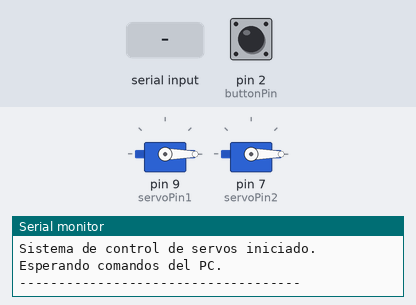
This sketch was run on a simulated Arduino Uno, built with avr-gcc and run on an emulated ATmega328P. Parts: 2 × servo, the last lines printed to the serial monitor. Inputs (shaded band) come from the test bench; at power-on: pin 2 (buttonPin) HIGH. Random numbers use the default seed unless the sketch sets one.

Above: at 1.2 s.
1.3 s: "1" received over Serial
At 1.45 s:
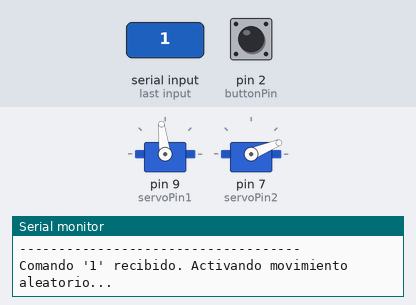
At 1.85 s:
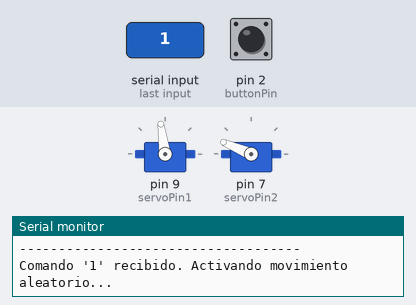
4.3 s: pin 2 (buttonPin) pulled LOW for 0.15 s
7.3 s: "0" received over Serial
8.8 s: "1" received over Serial
At 8.95 s:
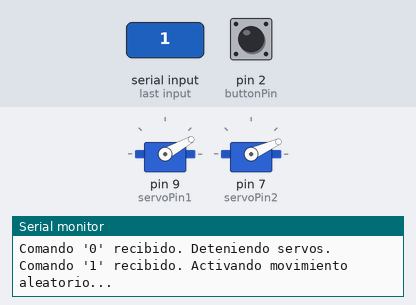
14.8 s: pin 2 (buttonPin) pulled LOW for 1 s
Timing chart, 0 to 34.8 s (numbered marks = the images above; inputs shaded):
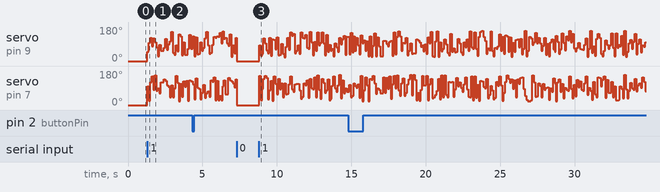

The sketch:

testarduinobuttonservo.ino
```cpp
#include <Servo.h> // Incluye la librería para controlar servos

// --- PINES DE CONEXIÓN ---
const int buttonPin = 2; // Pin digital para el botón
const int servoPin1 = 9; // Pin digital para el primer servo
const int servoPin2 = 7; // Pin digital para el segundo servo

// --- OBJETOS Y VARIABLES ---
Servo myServo1;    // Objeto para el primer servo
Servo myServo2;    // Objeto para el segundo servo

// Ángulos de movimiento para los servos
const int ANGLE_MIN_RANDOM = 20;
const int ANGLE_MAX_RANDOM = 160;
const int ANGLE_STOP = 0; // Posición de parada inicial

// Variables para la lógica del botón
int lastButtonState = HIGH; // Estado anterior del botón (INPUT_PULLUP es HIGH por defecto)

// Variable de estado para controlar si los servos deben estar moviéndose
bool isMovingRandomly = false;

// Variables para el control de tiempo (para el movimiento aleatorio)
unsigned long lastRandomMoveTime = 0;
const long RANDOM_MOVE_INTERVAL = 100; // Mover cada 100 milisegundos

void setup() {
  // Inicia la comunicación serie a 9600 baudios
  Serial.begin(9600);
  Serial.println("------------------------------------");
  Serial.println("Sistema de control de servos iniciado.");
  Serial.println("Esperando comandos del PC.");
  Serial.println("------------------------------------");

  // Configura el pin del botón como entrada con resistencia interna
  pinMode(buttonPin, INPUT_PULLUP);

  // Adjunta los servos a sus respectivos pines
  myServo1.attach(servoPin1);
  myServo2.attach(servoPin2);

  // Mueve los servos a la posición de parada inicial
  myServo1.write(ANGLE_STOP);
  myServo2.write(ANGLE_STOP);
}

void loop() {
  // --- 1. PROCESAR COMANDOS SERIALES DEL PC ---
  if (Serial.available() > 0) {
    char command = Serial.read(); // Lee el primer byte recibido

    if (command == '1') {
      Serial.println("Comando '1' recibido. Activando movimiento aleatorio...");
      isMovingRandomly = true;
    } else if (command == '0') {
      Serial.println("Comando '0' recibido. Deteniendo servos.");
      isMovingRandomly = false;
      // Mueve los servos a la posición de parada inmediatamente
      myServo1.write(ANGLE_STOP);
      myServo2.write(ANGLE_STOP);
    }
  }

  // --- 2. DETECCIÓN DE BOTÓN ---
  int currentButtonState = digitalRead(buttonPin);

  // Comprueba si el botón acaba de ser pulsado (transición de HIGH a LOW)
  if (currentButtonState == LOW && lastButtonState == HIGH) {
    // Retardo para evitar el "rebote" del botón
    delay(50);
    // Envía la señal 'B' al PC.
    Serial.println("B");
  }

  // Guarda el estado actual del botón para la siguiente iteración
  lastButtonState = currentButtonState;

  // --- 3. CONTROL DEL MOVIMIENTO DE SERVOS ---
  if (isMovingRandomly) {
    unsigned long currentMillis = millis(); // Obtiene el tiempo actual

    // Si ha pasado el intervalo de tiempo, mueve los servos
    if (currentMillis - lastRandomMoveTime >= RANDOM_MOVE_INTERVAL) {
      lastRandomMoveTime = currentMillis; // Reinicia el contador de tiempo

      // Genera ángulos aleatorios para cada servo
      int randomAngle1 = random(ANGLE_MIN_RANDOM, ANGLE_MAX_RANDOM + 1);
      int randomAngle2 = random(ANGLE_MIN_RANDOM, ANGLE_MAX_RANDOM + 1);

      myServo1.write(randomAngle1); // Mueve el primer servo
      myServo2.write(randomAngle2); // Mueve el segundo servo
    }
  }
}
```

Measured:
- after the input at 1.3 s, servo on pin 9 (servoPin1): 0° → 48° at once, → 97° 0.10 s later, → 123° 0.10 s later, → 77° 0.10 s later, … (30 changes in this stretch); servo on pin 7 (servoPin2): 0° → 99° at once, → 22° 0.10 s later, → 121° 0.10 s later, → 151° 0.10 s later, … (29 changes in this stretch)
- after the input at 8.8 s, servo on pin 9 (servoPin1): 0° → 83° at once, → 29° 0.10 s later, → 39° 0.10 s later, → 121° 0.10 s later, … (60 changes in this stretch); servo on pin 7 (servoPin2): 0° → 156° at once, → 24° 0.10 s later, → 86° 0.10 s later, → 138° 0.10 s later, … (59 changes in this stretch)
